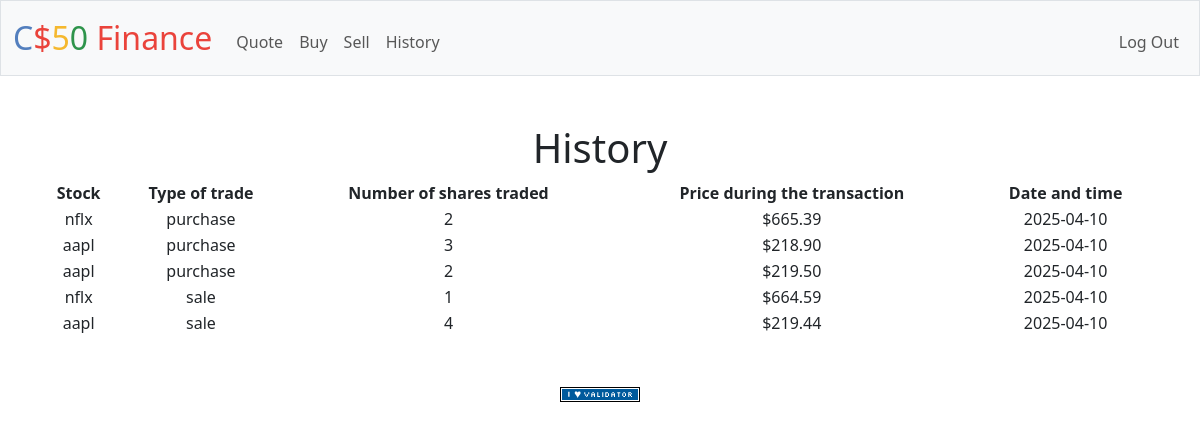
The page /history (signed in) on the database its author committed.
### tables this page shows
CREATE TABLE purchases (id INTEGER PRIMARY KEY AUTOINCREMENT NOT NULL, userID INTEGER NOT NULL, stock TEXT NOT NULL, price REAL NOT NULL, amount INTEGER NOT NULL, date TEXT NOT NULL, FOREIGN KEY (userID) REFERENCES users(id));

CREATE TABLE sales (id INTEGER PRIMARY KEY AUTOINCREMENT NOT NULL, userID INTEGER NOT NULL, stock TEXT NOT NULL, price REAL NOT NULL, amount INTEGER NOT NULL, date TEXT NOT NULL, FOREIGN KEY (userID) REFERENCES users(id));

### app.py (the view)
@app.route("/history")
@login_required
def history():
    userID = session["user_id"]
    purchases = db.execute("SELECT * FROM purchases WHERE userID = ?", userID)
    sales = db.execute("SELECT * FROM sales WHERE userID = ?", userID)
    tradesList = []
    for purchase in purchases:
        tradesList.append({
            "symbol": purchase["stock"],
            "type": "purchase",
            "amount": purchase["amount"],
            "price": usd(purchase["price"]),
            "dateTime": purchase["date"]
        })
    for sale in sales:
        tradesList.append({
            "symbol": sale["stock"],
            "type": "sale",
            "amount": sale["amount"],
            "price": usd(sale["price"]),
            "dateTime": sale["date"]
        })
    return render_template("history.html", tradesList=tradesList)

### app.py (called while the page is built)
@app.after_request
def after_request(response):
    response.headers["Cache-Control"] = "no-cache, no-store, must-revalidate"
    response.headers["Expires"] = 0
    response.headers["Pragma"] = "no-cache"
    return response

### helpers.py (called while the page is built)
def login_required(f):
    @wraps(f)
    def decorated_function(*args, **kwargs):
        if session.get("user_id") is None:
            return redirect("/login")
        return f(*args, **kwargs)
    return decorated_function

def usd(value):
    return f"${value:,.2f}"

### templates/history.html (shortened to what this page needs)
{% extends "layout.html" %}
{% block main %}
    <form action="/history" method="post">
        <h1>History</h1>
        <table width=100%>
            <thead>
                <tr>
                    <th>Stock</th>
                    <th>Type of trade</th>
                    <th>Number of shares traded</th>
                    <th>Price during the transaction</th>
                    <th>Date and time</th>
                </tr>
            </thead>
            <tbody>
                {% for trade in tradesList %}
                <tr>
                   <td>{{ trade.symbol }}</td>
                   <td>{{ trade.type }}</td>
                   <td>{{ trade.amount }}</td>
                   <td>{{ trade.price }}</td>
                   <td>{{ trade.dateTime }}</td>
                </tr>
                {% endfor %}
            </tbody>
        </table>
    </form>
{% endblock %}

### templates/layout.html (shortened to what this page needs)
<!DOCTYPE html>
<html lang="en">
    <head>
        <link href="https://cdn.jsdelivr.net/npm/bootstrap@5.3.3/dist/css/bootstrap.min.css" rel="stylesheet">
        <link href="/static/styles.css" rel="stylesheet">
    </head>
    <body>
        <nav class="bg-light border navbar navbar-expand-md navbar-light">
            <div class="container-fluid">
                <a class="navbar-brand" href="/"><span class="blue">C</span><span class="red">$</span><span class="yellow">5</span><span class="green">0</span> <span class="red">Finance</span></a>
                <div class="collapse navbar-collapse" id="navbar">
                    {% if session["user_id"] %}
                        <ul class="navbar-nav me-auto mt-2">
                            <li class="nav-item"><a class="nav-link" href="/quote">Quote</a></li>
                            <li class="nav-item"><a class="nav-link" href="/buy">Buy</a></li>
                            <li class="nav-item"><a class="nav-link" href="/sell">Sell</a></li>
                            <li class="nav-item"><a class="nav-link" href="/history">History</a></li>
                        </ul>
                        <ul class="navbar-nav ms-auto mt-2">
                            <li class="nav-item"><a class="nav-link" href="/logout">Log Out</a></li>
                        </ul>
                    {% else %}
                        <ul class="navbar-nav ms-auto mt-2">
                            <li class="nav-item"><a class="nav-link" href="/register">Register</a></li>
                            <li class="nav-item"><a class="nav-link" href="/login">Log In</a></li>
                        </ul>
                    {% endif %}
                </div>
            </div>
        </nav>
        <main class="container py-5 text-center">
            {% block main %}{% endblock %}
        </main>
        <footer class="mb-5">
            <form action="https://validator.w3.org/check" class="text-center" enctype="multipart/form-data" method="post" target="_blank">
                <input alt="Validate" src="/static/I_heart_validator.png" type="image">
            </form>
        </footer>
    </body>
</html>

### static/styles.css (style rules this page uses)
nav .navbar-brand { font-size: xx-large; }
nav .navbar-brand .blue { color: #537fbe; }
nav .navbar-brand .red { color: #ea433b; }
nav .navbar-brand .yellow { color: #f5b82e; }
nav .navbar-brand .green { color: #2e944b; }

### rows shown on the page
purchases: symbol "nflx", type "purchase", amount "2", price "$665.39", dateTime "2025-04-10"
purchases: symbol "aapl", type "purchase", amount "3", price "$218.90", dateTime "2025-04-10"
purchases: symbol "aapl", type "purchase", amount "2", price "$219.50", dateTime "2025-04-10"
sales: symbol "nflx", type "sale", amount "1", price "$664.59", dateTime "2025-04-10"
sales: symbol "aapl", type "sale", amount "4", price "$219.44", dateTime "2025-04-10"
